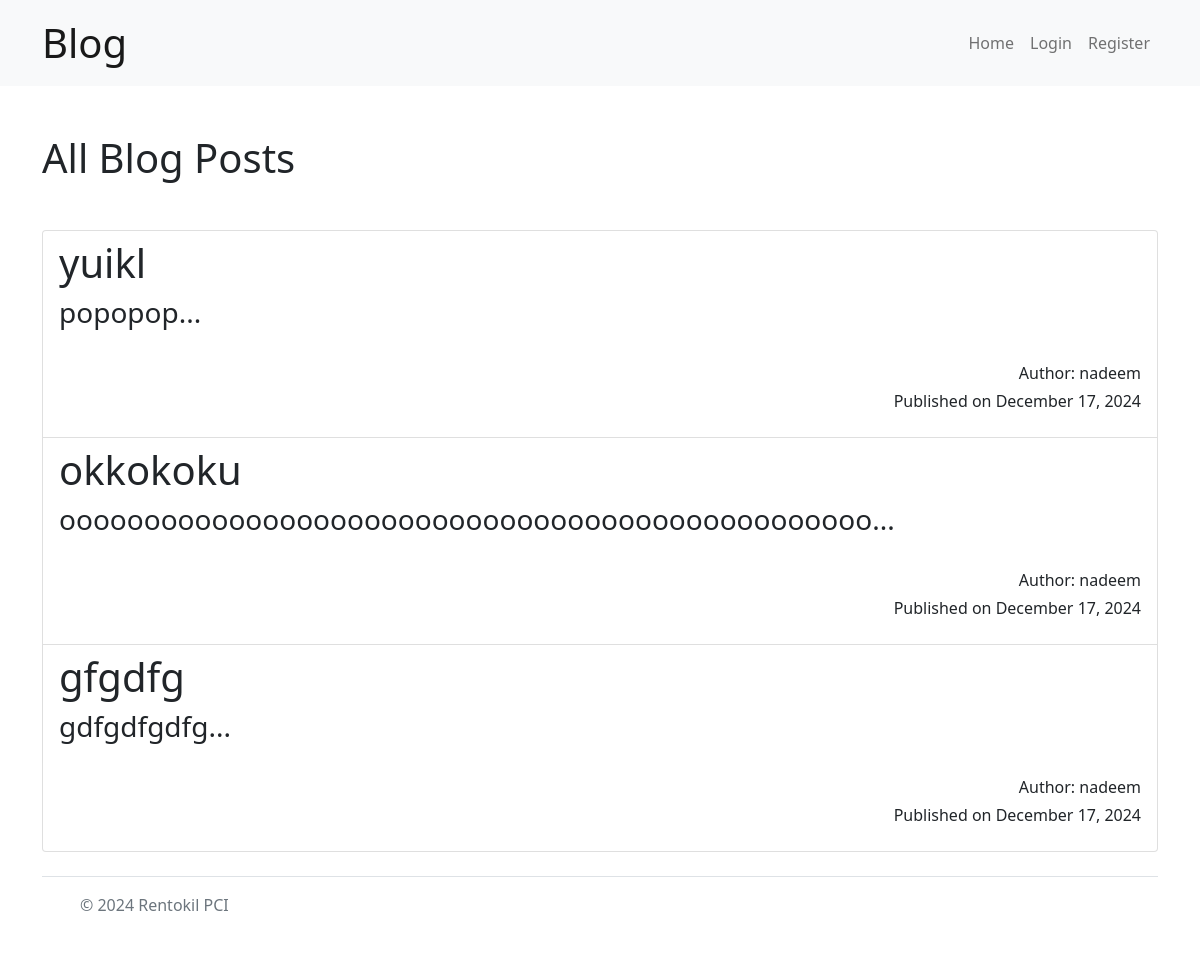
Before: / with the older database file.
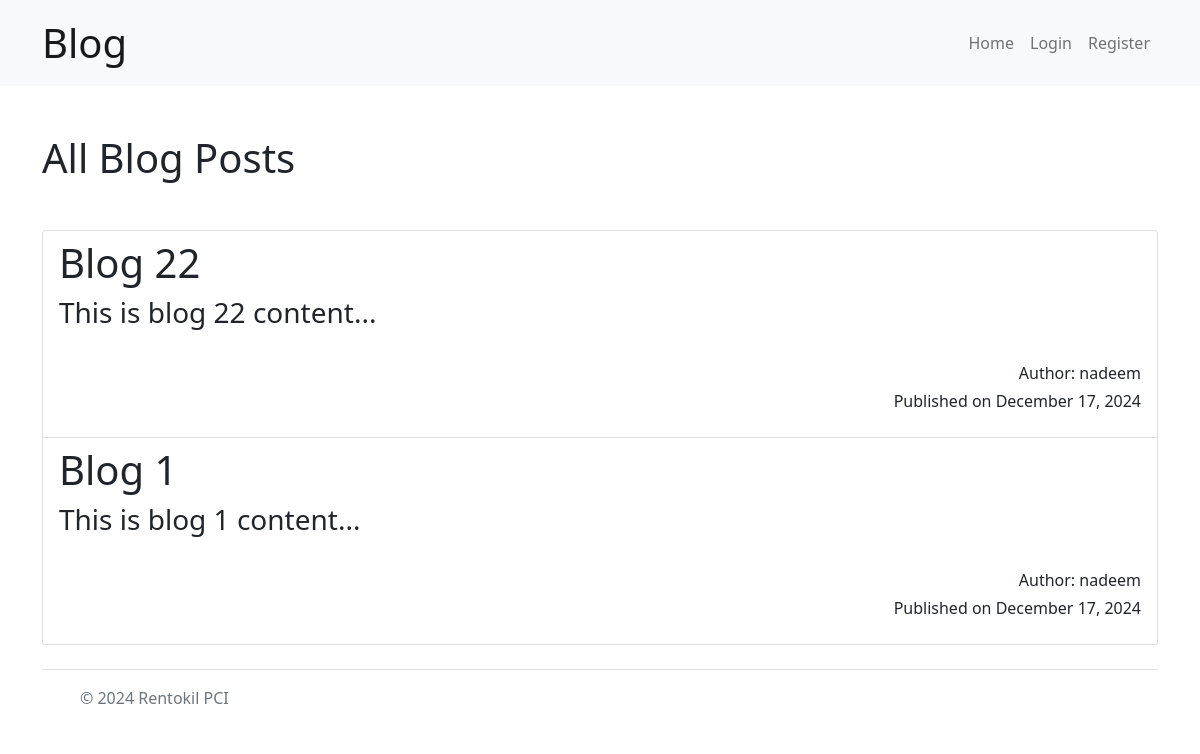
After: the same page with the newer database file.
### blog/models.py (models this page shows, shortened)
class Post(models.Model):
    title = models.CharField(max_length=255)
    content = models.TextField()
    author = models.ForeignKey(User, on_delete=models.SET_NULL, null=True, blank=True)
    published_date = models.DateTimeField(default=timezone.now)
    class Meta:
        ordering = ['-published_date']

### blog/views.py (the view)
# urls.py: path('', views.post_list, name='post_list'),
def post_list(request):
    posts = Post.objects.all()
    return render(request, 'post_list.html', {'posts': posts})

### templates/post_list.html (shortened to what this page needs)
{% extends 'base.html' %}
{% block content %}
    <h1 class="pt-4">All Blog Posts</h1>
    {% if posts %}
        <div class="list-group mt-5">
            {% for post in posts %}
                <a href="{% url 'post_detail' post.pk %}" class="list-group-item list-group-item-action">
                    <h2 class="mb-1 fs-1">{{ post.title }}</h2>
                    <p class="mb-1 fs-3">{{ post.content|slice:":100" }}...</p>
                    <br>
                    <div class="text-end">
                        <p class="mb-1">
                            Author: {{post.author}}
                        </p>
                        <p>Published on {{ post.published_date|date:"F d, Y" }}</p>
                    </div>
                </a>
            {% endfor %}
        </div>
    {% else %}
        <div class="text-center">
            <p class="fs-1 py-4">No posts available yet.</p>
        </div>
    {% endif %}
{% endblock %}

### templates/base.html (shortened to what this page needs)
<!DOCTYPE html>
<html lang="en">
<head>
    <link href="https://cdn.jsdelivr.net/npm/bootstrap@5.1.3/dist/css/bootstrap.min.css" rel="stylesheet">
</head>
<body>
    <nav class="navbar navbar-expand-lg navbar-light bg-light">
        <div class="container">
            <a class="navbar-brand fs-1" href="{% url 'post_list' %}">Blog</a>
            <div class="collapse navbar-collapse" id="navbarNav">
                <ul class="navbar-nav ms-auto">
                    <li class="nav-item">
                        <a class="nav-link" href="{% url 'post_list' %}">Home</a>
                    </li>
                    {% if user.is_authenticated %}
                    <li class="nav-item">
                        <a class="nav-link" href="{% url 'post_create' %}">Create Post</a>
                    </li>
                    <li class="nav-item">
                        <a class="nav-link" href="{% url 'logout' %}">Logout</a>
                    </li>
                    {% else %}
                    <li class="nav-item">
                        <a class="nav-link" href="{% url 'login' %}">Login</a>
                    </li>
                    <li class="nav-item">
                        <a class="nav-link" href="{% url 'register' %}">Register</a>
                    </li>
                    {% endif %}
                </ul>
            </div>
        </div>
    </nav>
    <div class="container mt-4">
        {% block content %}
        {% endblock %}
    </div>
    <footer>
        <div class="container">
            <footer class="d-flex flex-wrap justify-content-between align-items-center py-3 my-4 border-top">
              <div class="col-md-4 d-flex align-items-center">
                <a href="/" class="mb-3 me-2 mb-md-0 text-muted text-decoration-none lh-1">
                  <svg class="bi" width="30" height="24"><use xlink:href="#bootstrap"></use></svg>
                </a>
                <span class="text-muted">© 2024 Rentokil PCI</span>
              </div>
            </footer>
        </div>
    </footer>
</body>
</html>

Changed rows visible on the page:
removed Post: title "yuikl", content "popopop", author "nadeem", published_date "December 17, 2024"
removed Post: title "okkokoku", content "oooooooooooooooooooooooooooooooooooooooooooooooo", author "nadeem", published_date "December 17, 2024"
removed Post: title "gfgdfg", content "gdfgdfgdfg", author "nadeem", published_date "December 17, 2024"
added Post: title "Blog 22", content "This is blog 22 content", author "nadeem", published_date "December 17, 2024"
added Post: title "Blog 1", content "This is blog 1 content", author "nadeem", published_date "December 17, 2024"
